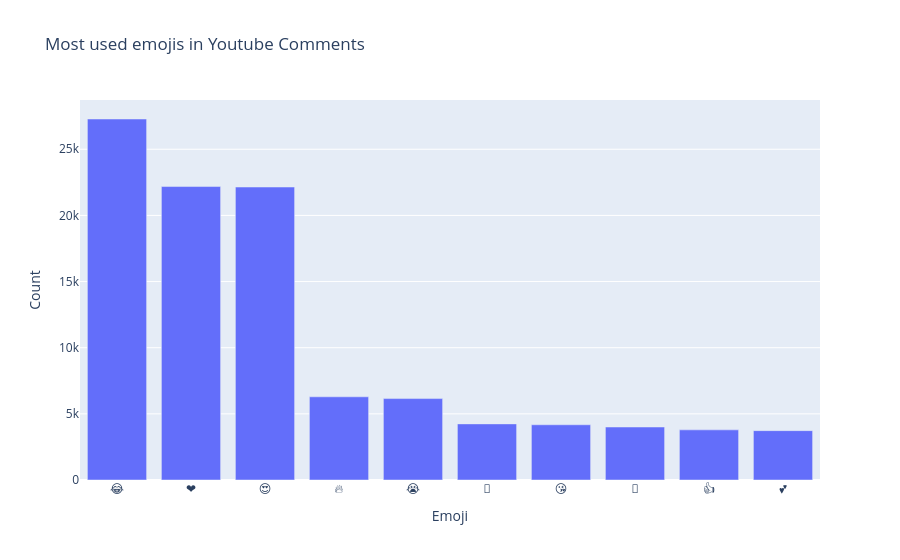

Write notebook code for a chart like this one.
### Code cell
px.bar(x=emojis,y=counts,
      title ="Most used emojis in Youtube Comments",
      labels = {
          "x": "Emoji",
          "y": "Count"
      })

### Figure 1 — Plotly figure (JSON) as saved in the notebook; plotly's stock layout.template omitted (floating-point values rounded to 4 significant figures)
{"data": [{"hovertemplate": "Emoji=%{x}<br>Count=%{y}<extra></extra>", "legendgroup": "", "marker": {"color": "#636efa", "pattern": {"shape": ""}}, "name": "", "orientation": "v", "showlegend": false, "textposition": "auto", "type": "bar", "x": ["😂", "❤", "😍", "🔥", "😭", "💖", "😘", "👏", "👍", "💕"], "xaxis": "x", "y": [27287, 22180, 22145, 6288, 6155, 4242, 4174, 4005, 3789, 3731], "yaxis": "y"}], "layout": {"barmode": "relative", "legend": {"tracegroupgap": 0}, "title": {"text": "Most used emojis in Youtube Comments"}, "xaxis": {"anchor": "y", "domain": [0, 1], "title": {"text": "Emoji"}}, "yaxis": {"anchor": "x", "domain": [0, 1], "title": {"text": "Count"}}}}
